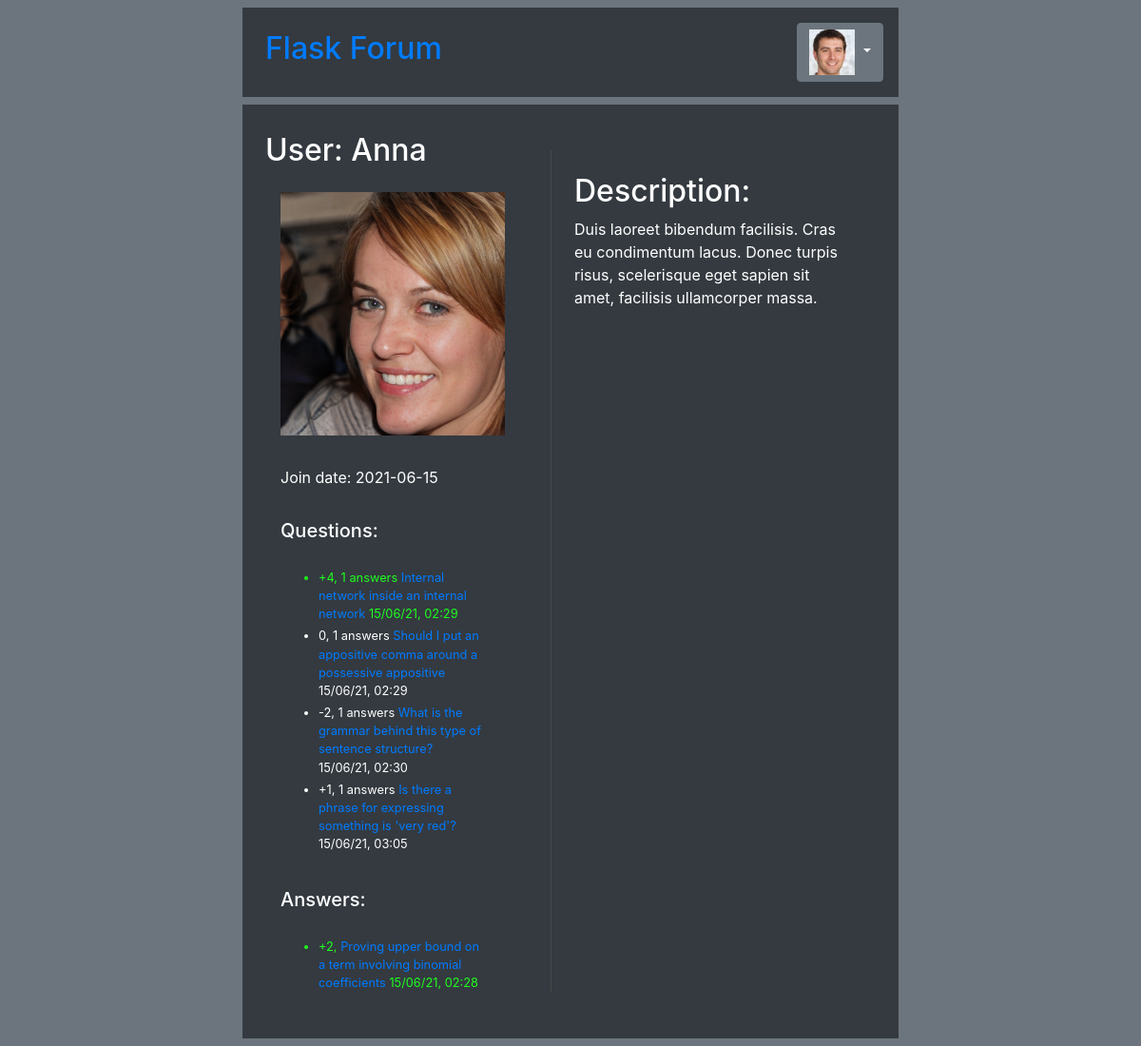
Screenshot of /user_profile/?user_id=2 (signed in) with the database file from the repository.
### models.py (models this page shows)
class User(UserMixin, db.Model):
    __tablename__ = "users"
    id = Column(Integer, primary_key=True)
    email = Column(String(50), unique=True)
    name = Column(String(50))
    password = Column(String(100))
    join_date = Column(Date)
    description = Column(String(500))
    questions = relationship("Question")
    answers = relationship("Answer")
    votes = relationship("Vote")

class Post(db.Model):
    __tablename__ = "posts"
    id = Column(Integer, primary_key=True)
    author_id = Column(Integer, ForeignKey('users.id'))
    content = Column(String(1000))
    votes = relationship("Vote", lazy='dynamic')
    author = relationship("User")
    date = Column(DateTime)
    __mapper_args__ = {'polymorphic_identity':'posts'}

class Question(Post):
    __tablename__ = "questions"
    id = Column(Integer, ForeignKey('posts.id'), primary_key=True)
    title = Column(String(50))
    category_id = Column(Integer, ForeignKey('categories.id'))
    __mapper_args__ = {'polymorphic_identity':'questions'}

### views/profile.py (the view)
@user_profile_blueprint.route("/user_profile/")
def user_profile():
    data = utils.get_base_data()
    data['user_id'] = request.args.get('user_id')
    data['user'] = User.query.filter_by(id=int(data['user_id'])).first()
    answers = Answer.query.filter_by(author_id=int(data['user_id']))
    questions = Question.query.filter_by(author_id=int(data['user_id']))
    data['answers_data'] = utils.get_answers_data(answers)
    data['questions_data'] = utils.get_questions_data(questions)
    return render_template(
        'profile.html',
        data=data
    )

### main.py (called while the page is built)
@login_manager.user_loader
def load_user(user_id):
    return User.query.get(int(user_id))

### views/utils.py (called while the page is built)
def get_base_data():
    data = {}
    data['logged_user_id'] = current_user.id if current_user.is_authenticated else -1
    return data

def get_questions_data(questions):
    questions_data = []
    for question in questions:
        votes_up = question.votes.filter_by(is_up = True).count()
        votes_down = question.votes.filter_by(is_up = False).count()
        votes_sum = votes_up - votes_down
        question_answers = Answer.query.filter_by(question_id=question.id)
        questions_data.append({
            'question': question,
            'votes_sum': votes_sum,
            'answers_count': question_answers.count(),
            'author_name': question.author.name,
            'has_best': question_answers.filter_by(is_best=True).first() != None,
            'time': question.date.strftime('%d/%m/%y, %H:%M'),
        })
    return questions_data

def get_answers_data(answers):
    answers_data = []
    for answer in answers:
        votes_up = answer.votes.filter_by(is_up = True).count()
        votes_down = answer.votes.filter_by(is_up = False).count()
        votes_sum = votes_up - votes_down
        answers_data.append({
            'answer': answer,
            'question_title': Question.query.filter_by(id=int(answer.question_id)).first().title,
            'votes_sum': votes_sum,
            'is_best': answer.is_best,
            'time': answer.date.strftime('%d/%m/%y, %H:%M')
        })
    return answers_data

### templates/profile.html (shortened to what this page needs)
{% extends "base.html" %}
{% block content %}
<div class="d-flex flex-column bg-dark" style="width: 40%;">
    <div class="header p-4">
        <div class="d-flex">
            <h2>User: {{data.user.name}}</h2>
        </div>
        <div class="d-flex p-3">
            <img src="/static/profiles/{{data.user.id}}.jpg" height="256" width="256"/>
        </div>
        <div class="d-flex p-3">
            Join date: {{data.user.join_date}}
        </div>
        <div class="d-flex p-3">
            <h5>Questions:</h5>
        </div>
        <div class="d-flex pl-3">
            {% if data.questions_data|count > 0 %}
            <ul>
                {% for question_data in data.questions_data %}
                <li class="small my-1" {% if question_data.has_best %} style="color: rgb(31, 255, 31)" {% endif %}>
                {%if question_data.votes_sum > 0 %}
                    +{{question_data.votes_sum}},
                {% else %}
                    {{question_data.votes_sum}},
                {% endif %} {{question_data.answers_count}} answers
                <a href="{{url_for('question_blueprint.question', question_id=question_data.question.id)}}">
                    {{question_data.question.title}}
                </a>
                {{question_data.time}}
                </li>
                {% endfor %}
            </ul>
            {% else %}
                This user didn't ask any question yet.
            {% endif %}
        </div>
        <div class="d-flex p-3">
            <h5>Answers:</h5>
        </div>
        <div class="d-flex pl-3">
            {% if data.answers_data|count > 0 %}
            <ul>
                {% for answer_data in data.answers_data %}
                <li class="small my-1" {% if answer_data.is_best %} style="color: rgb(31, 255, 31)" {% endif %}>
                {%if answer_data.votes_sum > 0 %}
                    +{{answer_data.votes_sum}},
                {% else %}
                    {{answer_data.votes_sum}},
                {% endif %}
                <a href="{{url_for('question_blueprint.question', question_id=answer_data.answer.question_id, answer_id=answer_data.answer.id)}}">
                    {{answer_data.question_title}}
                </a>
                {{answer_data.time}}
                </li>
                {% endfor %}
            </ul>
            {% else %}
                This user didn't answer any question yet.
            {% endif %}
        </div>
    </div>
</div>
<div class="d-flex flex-column bg-dark p-5" style="width: 70%;">
    <div class="d-flex flex-column" style="border-left: 1px solid rgb(73, 73, 73); width: 100%; height: 100%;">
        <div class="d-flex mt-4 ml-4">
            <h2>Description:</h2>
        </div>
        <div class="d-flex ml-4">
            <p>
                {% if data.user.description %}
                    {{data.user.description}}
                {% else %}
                    This user has no description set.
                {% endif %}
            </p>
        </div>
    </div>
</div>
{% endblock %}

### static/styles/style.css (style rules this page uses)
.header { width: 100%; margin-top: 5px; margin-bottom: 5px; padding: 10px; color: white; }

### rows the page displays
User: user.name "Anna", user.join_date "2021-06-15", votes_sum "4", answers_count "1", question "Internal network inside an internal network", time "15/06/21, 02:29", votes_sum "0", question "Should I put an appositive comma around a possessive appositive", votes_sum "-2", question "What is the grammar behind this type of sentence structure?", time "15/06/21, 02:30", votes_sum "1", question "Is there a phrase for expressing something is 'very red'?", time "15/06/21, 03:05", user.description "Duis laoreet bibendum facilisis. Cras eu condimentum lacus. Donec turpis risus, scelerisque eget sapien sit amet, facilisis ullamcorper massa."
Question: votes_sum "2", question_title "Proving upper bound on a term involving binomial coefficients", time "15/06/21, 02:28"
